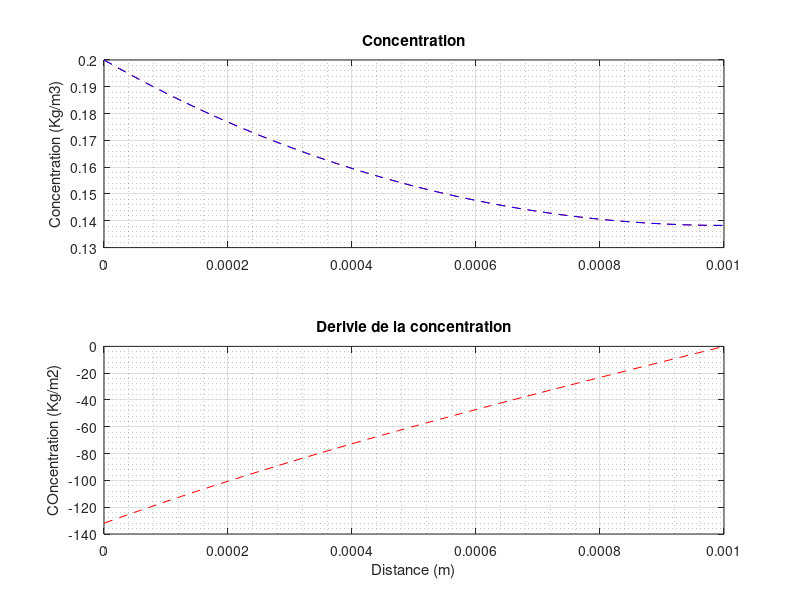

This chart was generated by the following MATLAB code:
function opt_diff
dC_opt = fminsearch(@obj_diff, -100);

function F = obj_diff(P)

L=1e-3; Ca0=.2; k=1e-3; D=1.2e-9;

[z,C] = ode45(@odediff, [0 L], [Ca0 P]);
C_an = Ca0*cosh(L*(sqrt(k/D)*(1-z/L)))/(cosh(L*sqrt(k/D)));

figure(1)

subplot(2,1,1)
plot(z,C(:,1),'r--',z,C_an,'b--')
title('Concentration')
ylabel('Concentration (Kg/m3)')
grid on
grid minor

subplot(2,1,2)
plot(z,C(:,2),'r--')
title('Derivie de la concentration')
ylabel('COncentration (Kg/m2)')
xlabel('Distance (m)')
grid on
grid minor

pause(.5)
F = sum(abs(C_an - C(:,1)));

function dC=odediff(z,C)

dC=zeros(2,1);
k=1e-3; D=1.2e-9;
dC(1) = C(2);
dC(2) = (k/D)*C(1);
